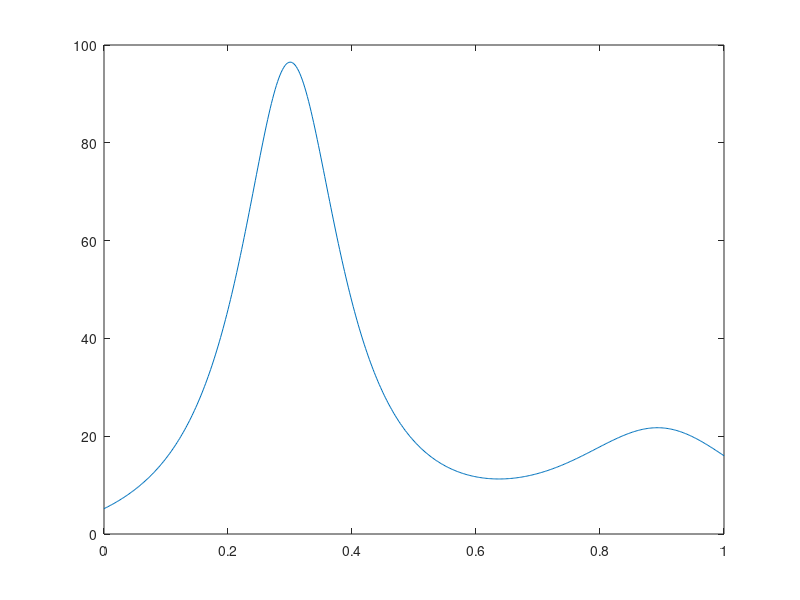

MATLAB code for this plot:
function [] = test()

a=0:0.002:1;
b=humps(a);
plot(a,b);
p=fminsearch(@humps, .5);
p
end

function [ b ]=humps( x )
b=1./((x-.3).^2+.01)+1./((x-.9).^2+.04)-6;
end